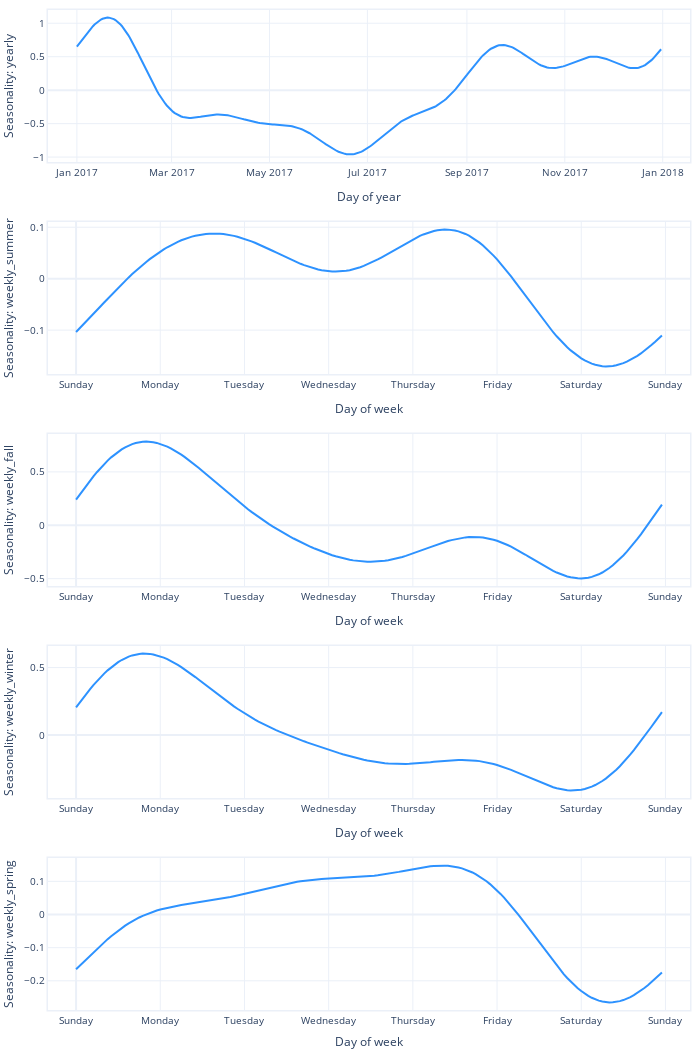

Here is the notebook cell this chart was saved with:
### Code cell
m.plot_parameters(components="seasonality")

### Figure 1 — Plotly figure (JSON) as saved in the notebook; plotly's stock layout.template omitted (floating-point values rounded to 4 significant figures; data arrays with more than 128 entries replaced by an {"elided": "..."} marker saying what was removed)
{"data": [{"fill": "none", "line": {"color": "#2d92ff", "width": 2}, "mode": "lines", "name": "yearly", "type": "scatter", "x": {"elided": "365 str values"}, "xaxis": "x", "y": {"elided": "365 float values"}, "yaxis": "y"}, {"fill": "none", "line": {"color": "#2d92ff", "width": 2}, "mode": "lines", "name": "weekly_summer", "type": "scatter", "x": {"elided": "168 int values"}, "xaxis": "x2", "y": {"elided": "168 float values"}, "yaxis": "y2"}, {"fill": "none", "line": {"color": "#2d92ff", "width": 2}, "mode": "lines", "name": "weekly_fall", "type": "scatter", "x": {"elided": "168 int values"}, "xaxis": "x3", "y": {"elided": "168 float values"}, "yaxis": "y3"}, {"fill": "none", "line": {"color": "#2d92ff", "width": 2}, "mode": "lines", "name": "weekly_winter", "type": "scatter", "x": {"elided": "168 int values"}, "xaxis": "x4", "y": {"elided": "168 float values"}, "yaxis": "y4"}, {"fill": "none", "line": {"color": "#2d92ff", "width": 2}, "mode": "lines", "name": "weekly_spring", "type": "scatter", "x": {"elided": "168 int values"}, "xaxis": "x5", "y": {"elided": "168 float values"}, "yaxis": "y5"}], "layout": {"autosize": true, "font": {"size": 10}, "height": 1050, "hovermode": "x unified", "margin": {"b": 0, "l": 0, "pad": 0, "r": 10, "t": 10}, "showlegend": false, "title": {"font": {"size": 12}}, "width": 700, "xaxis": {"anchor": "y", "domain": [0, 1], "linewidth": 1.5, "mirror": true, "range": ["2016-12-14T00:00:00", "2018-01-18T00:00:00"], "showline": true, "title": {"text": "Day of year"}}, "xaxis2": {"anchor": "y2", "domain": [0, 1], "linewidth": 1.5, "mirror": true, "range": [-8, 175], "showline": true, "tickmode": "array", "ticktext": ["Sunday", "Monday", "Tuesday", "Wednesday", "Thursday", "Friday", "Saturday", "Sunday", "Sunday"], "tickvals": [0, 24, 48, 72, 96, 120, 144, 168, 192], "title": {"text": "Day of week"}}, "xaxis3": {"anchor": "y3", "domain": [0, 1], "linewidth": 1.5, "mirror": true, "range": [-8, 175], "showline": true, "tickmode": "array", "ticktext": ["Sunday", "Monday", "Tuesday", "Wednesday", "Thursday", "Friday", "Saturday", "Sunday", "Sunday"], "tickvals": [0, 24, 48, 72, 96, 120, 144, 168, 192], "title": {"text": "Day of week"}}, "xaxis4": {"anchor": "y4", "domain": [0, 1], "linewidth": 1.5, "mirror": true, "range": [-8, 175], "showline": true, "tickmode": "array", "ticktext": ["Sunday", "Monday", "Tuesday", "Wednesday", "Thursday", "Friday", "Saturday", "Sunday", "Sunday"], "tickvals": [0, 24, 48, 72, 96, 120, 144, 168, 192], "title": {"text": "Day of week"}}, "xaxis5": {"anchor": "y5", "domain": [0, 1], "linewidth": 1.5, "mirror": true, "range": [-8, 175], "showline": true, "tickmode": "array", "ticktext": ["Sunday", "Monday", "Tuesday", "Wednesday", "Thursday", "Friday", "Saturday", "Sunday", "Sunday"], "tickvals": [0, 24, 48, 72, 96, 120, 144, 168, 192], "title": {"text": "Day of week"}}, "yaxis": {"anchor": "x", "domain": [0.848, 1], "linewidth": 1.5, "mirror": true, "rangemode": "normal", "showline": true, "title": {"text": "Seasonality: yearly"}}, "yaxis2": {"anchor": "x2", "domain": [0.636, 0.788], "linewidth": 1.5, "mirror": true, "rangemode": "normal", "showline": true, "title": {"text": "Seasonality: weekly_summer"}}, "yaxis3": {"anchor": "x3", "domain": [0.424, 0.576], "linewidth": 1.5, "mirror": true, "rangemode": "normal", "showline": true, "title": {"text": "Seasonality: weekly_fall"}}, "yaxis4": {"anchor": "x4", "domain": [0.212, 0.364], "linewidth": 1.5, "mirror": true, "rangemode": "normal", "showline": true, "title": {"text": "Seasonality: weekly_winter"}}, "yaxis5": {"anchor": "x5", "domain": [0, 0.152], "linewidth": 1.5, "mirror": true, "rangemode": "normal", "showline": true, "title": {"text": "Seasonality: weekly_spring"}}}}
